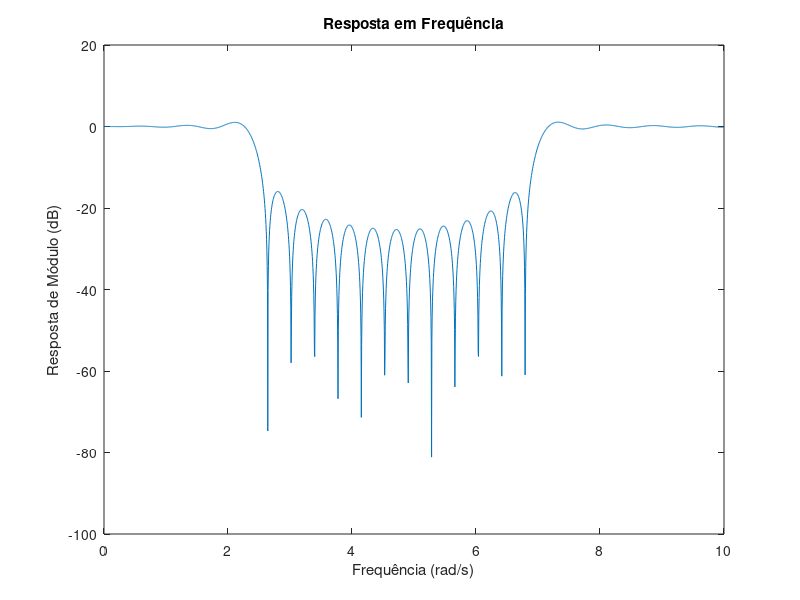
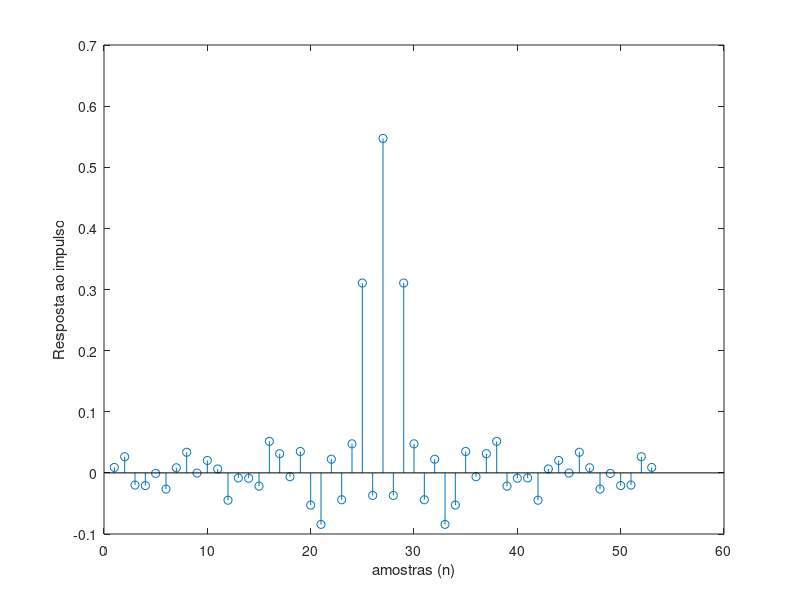

MATLAB code to generate these figures, in order:
% 4. Projete um filtro rejeita-faixa usando o método da amostragem em frequência que satisfaça a
% especificação a seguir:
% M = 52
% Ωp1 = 2 rad/s
% Ωr1 = 3 rad/s
% Ωr2 = 7 rad/s
% Ωp2 = 8 rad/s
% Ωs = 20,0 rad/s

clear all
M = 52;
N = M+1;
Omega_p1 = 2;
Omega_r1 = 3;
Omega_r2 = 7;
Omega_p2 = 8;
Omega_s = 20;
kp1 = floor(N*Omega_p1/Omega_s);
kr1 = floor(N*Omega_r1/Omega_s);
kp2 = floor(N*Omega_p2/Omega_s);
kr2 = floor(N*Omega_r2/Omega_s);

if (kr1-kp1)>1
    kp1=kr1-1;
end
if (kp2-kr2)>1
kp2=kr2+1;
end
% A = [zeros(1,kr1+1) ones(1,kp2-kp1+1) zeros(1,M/2-kr2+1)]
A= [ones(1,kp1+1) zeros(1,kr2-kr1+1) ones(1,M/2-kp2+1)];
%A=[ 0 0 0 0 1 1 1 1 1 1 1 1 1 0 0 0 0]
k = 1:M/2;
for n=0:M,
h(n+1) = A(1) + 2*sum((-1).^k.*A(k+1).*cos(pi.*k*(1+2*n)/N));
end;
h = h./N;
% freqz(h,1,2048)
[H,w]=freqz(h,1,2048,Omega_s);
plot(w,20*log10(abs(H)))
%axis([0 5 -50 10])
ylabel('Resposta de Módulo (dB)');
xlabel('Frequência (rad/s)');
title('Resposta em Frequência')

figure(2)
stem(h)
ylabel('Resposta ao impulso');
xlabel('amostras (n)');